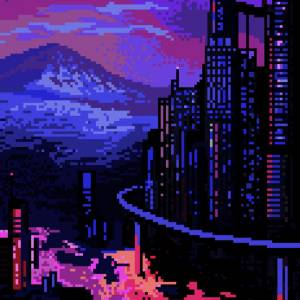
#> input picture haha.jpeg, 300 x 300 px, found by its file name
$ python tugas2a4.py
#> lines starting #> are read from the running program, lines starting #| are printed output that depends on the picture; after the words box and inside, x2 and y2 are one past the last pixel; in counts of white or black regions, pixels touching at a corner belong together
import cv2 as cv
import numpy as np
# Load two images
img1 = cv.imread('haha.jpeg')
#> img1 is the input picture: shape (300, 300, 3); mean B, G, R 87.3, 27.9, 47.8
img2 = cv.imread('haha2.jpeg')
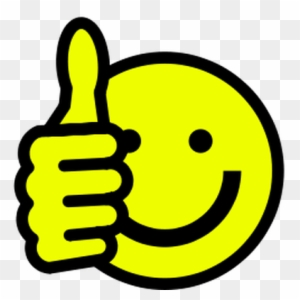
#> input picture haha2.jpeg, 300 x 300 px, found by its file name
#> img2 is the input picture: shape (300, 300, 3); mean B, G, R 101.7, 197.5, 191.9
assert img1 is not None, "file could not be read, check with os.path.exists()"
assert img2 is not None, "file could not be read, check with os.path.exists()"
# I want to put logo on top-left corner, So I create a ROI
rows,cols,channels = img2.shape
#> rows = 300; cols = 300; channels = 3
roi = img1[0:rows, 0:cols]
# Now create a mask of logo and create its inverse mask also
img2gray = cv.cvtColor(img2,cv.COLOR_BGR2GRAY)
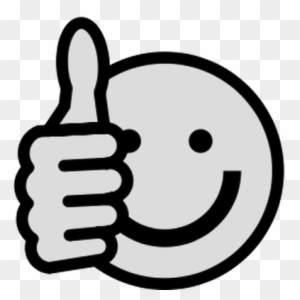
#> img2gray: shape (300, 300); min 0, max 255, mean 185
ret, mask = cv.threshold(img2gray, 10, 255, cv.THRESH_BINARY)
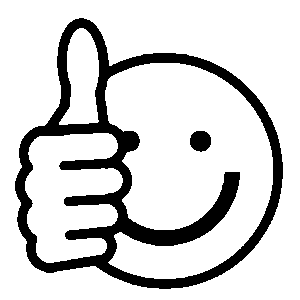
#> mask: shape (300, 300); 82.9% white; 2 black regions, box (x1, y1, x2, y2) and area: (15, 18, 283, 289) 15043, (190, 131, 211, 152) 354
mask_inv = cv.bitwise_not(mask)
# Now black-out the area of logo in ROI
img1_bg = cv.bitwise_and(roi,roi,mask = mask_inv)
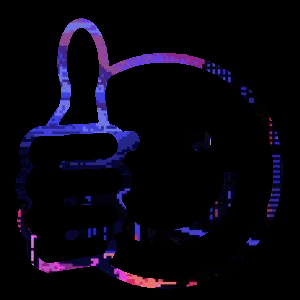
#> img1_bg: shape (300, 300, 3); mean B, G, R 15.4, 5.2, 8.1
# Take only region of logo from logo image.
img2_fg = cv.bitwise_and(img2,img2,mask = mask)
# Put logo in ROI and modify the main image
dst = cv.add(img1_bg,img2_fg)
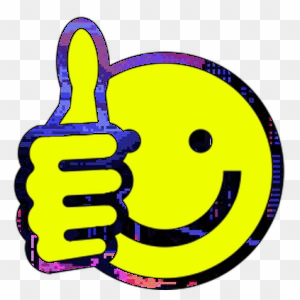
#> dst: shape (300, 300, 3); mean B, G, R 117, 202.5, 199.8
img1[0:rows, 0:cols ] = dst
cv.imshow('res',img1)
cv.waitKey(0)
cv.destroyAllWindows()
